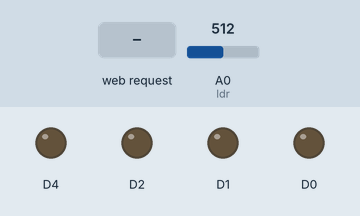
Simulated run of this sketch. Board: ESP8266 (NodeMCU). Parts: output pins drawn as LEDs (lit = HIGH). The test bench sets the inputs (shaded band); at power-on: A0 (ldr) = 512. WiFi joins after 1.5 s; servers stay silent unless stated; what the sketch prints to the serial monitor is not drawn.

Above: at 3.8 s.
3.9 s: HTTP request GET /main-on received
At 4.5 s:
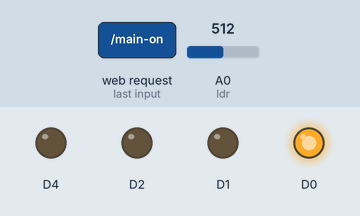
6.9 s: HTTP request GET /manual received
At 8.0 s:
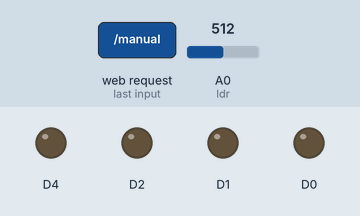
8.4 s: A0 (ldr) set to 209
9.9 s: A0 (ldr) set to 191
At 10.3 s:
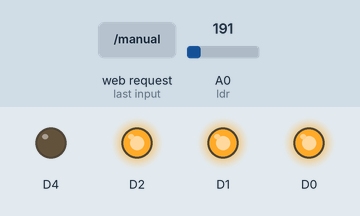
11.4 s: A0 (ldr) set to 210
At 12.6 s:
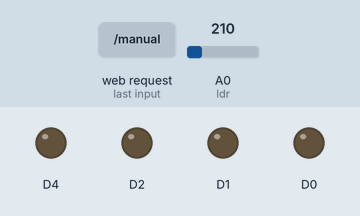
Timing chart, 0 to 13.9 s (numbered marks = the images above; inputs shaded):
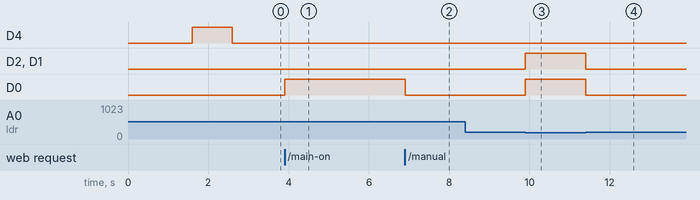

The sketch:

sih-1.ino
```cpp
#include <ESP8266WiFi.h>
#include <ESP8266WebServer.h>

/*Put WiFi SSID & Password*/
const char* ssid = "TJ";   // Enter SSID here
const char* password = "*123#143*"; // Enter Password here

ESP8266WebServer server(80);
const int ldr = A0;
bool LED_automan = LOW;
bool LED_main = LOW;
bool LED_sw1 = LOW;
bool LED_sw2 = LOW;
bool LED_sw3 = LOW;
// IPAddress staticIP(192,168,138,2); // Set your desired static IP address
// IPAddress gateway(192,168, 138, 1);    // Set your gateway IP address
// IPAddress subnet(255, 255, 255, 0);   // Set your subnet mask
void setup() {
  // put your setup code here, to run once:
  Serial.begin(9600);
  delay(100);
  pinMode(ldr,INPUT);
  pinMode(D0, OUTPUT);
  pinMode(D1, OUTPUT);
  pinMode(D2, OUTPUT);
  pinMode(D4, OUTPUT);
  Serial.println();
  Serial.print("Connecting to ");
  Serial.print(ssid);

  //connect to your local wi-fi network
  // WiFi.config(staticIP, gateway, subnet);
  WiFi.begin(ssid, password);

  //check NodeMCU is connected to Wi-fi network
  while (WiFi.status() != WL_CONNECTED) {
  delay(500);
  Serial.print(".");
  }
  Serial.println("");
  Serial.println("WiFi connected..!");
  Serial.print("Got IP: ");
  Serial.println(WiFi.localIP());
  digitalWrite(D4,HIGH);
  delay(1000);
  digitalWrite(D4,LOW);
  server.on("/", handle_OnConnect);
  server.on("/manual", handle_man);
  server.on("/automatic", handle_auto);
  server.on("/main-on", handle_mainon);
  server.on("/main-off", handle_mainoff);
  server.on("/sw1-on", handle_sw1on);
  server.on("/sw1-off", handle_sw1off);
  server.on("/sw2-on", handle_sw2on);
  server.on("/sw2-off", handle_sw2off);
  server.on("/sw3-on", handle_sw3on);
  server.on("/sw3-off", handle_sw3off);
  server.onNotFound(handle_NotFound);
  server.begin();
  Serial.println("HTTP Server Started");
}

void loop() {
  // put your main code here, to run repeatedly:
  server.handleClient();
  if(LED_automan){
    int ldrdata = analogRead(ldr);
    if(ldrdata<200){
    digitalWrite(D0,HIGH);
    digitalWrite(D1,HIGH);
    digitalWrite(D2,HIGH);
    }
    else{
    digitalWrite(D0,LOW);
    digitalWrite(D1,LOW);
    digitalWrite(D2,LOW);
    }
    // delay(1000);
  }
  else{
    if(LED_sw1)
    {
      digitalWrite(D0, HIGH);}
    else
    {
      digitalWrite(D0, LOW);
    }
    if(LED_sw2)
    {
      digitalWrite(D0, HIGH);}
    else
    {
      digitalWrite(D0, LOW);
    }
      if(LED_sw3)
    {
      digitalWrite(D0, HIGH);}
    else
    {
      digitalWrite(D0, LOW);
    }
  }
}

void handle_OnConnect() {
  LED_automan = LOW;
  Serial.println("Automatic: ON");
  server.send(200, "text/html", updateWebpage(LED_automan));
}

void handle_man() {
  LED_automan = HIGH;
  Serial.println("Manual: ON");
  server.send(200, "text/html", updateWebpage(LED_automan));
}

void handle_auto() {
  LED_automan = LOW;
  Serial.println("Automatic: ON");
  server.send(200, "text/html", updateWebpage(LED_automan));
}
void handle_mainon() {
  LED_main = HIGH;
  LED_sw1 = HIGH;
  LED_sw2 = HIGH;
  LED_sw3 = HIGH;
  Serial.println("Main: ON");
  server.send(200, "text/html", updateWebpage(LED_main));
}

void handle_mainoff() {
  LED_main = LOW;
  LED_sw1 = LOW;
  LED_sw2 = LOW;
  LED_sw3 = LOW;
  Serial.println("Main: OFF");
  server.send(200, "text/html", updateWebpage(LED_main));
}
void handle_sw1on() {
  LED_sw1 = HIGH;
  Serial.println("LED: ON");
  server.send(200, "text/html", updateWebpage(LED_sw1));
}

void handle_sw1off() {
  LED_sw1 = LOW;
  Serial.println("LED: OFF");
  server.send(200, "text/html", updateWebpage(LED_sw1));
}
void handle_sw2on() {
  LED_sw2 = HIGH;
  Serial.println("LED: ON");
  server.send(200, "text/html", updateWebpage(LED_sw2));
}

void handle_sw2off() {
  LED_sw2 = LOW;
  Serial.println("LED: OFF");
  server.send(200, "text/html", updateWebpage(LED_sw2));
}
void handle_sw3on() {
  LED_sw3 = HIGH;
  Serial.println("LED: ON");
  server.send(200, "text/html", updateWebpage(LED_sw3));
}

void handle_sw3off() {
  LED_sw3 = LOW;
  Serial.println("LED: OFF");
  server.send(200, "text/html", updateWebpage(LED_sw3));
}

void handle_NotFound(){
  server.send(404, "text/plain", "Not found");
}

String updateWebpage(uint8_t LEDstatus) {
  String ptr = "<!DOCTYPE html> <html>\n";
  ptr += "<head>\n";
  ptr += "<title>Automated Street Light System</title>\n";
  ptr += "<style>\n";
  ptr += ".center-horizontally{text-align: center;position: absolute;top: 0px;left: -500px;right: 0;bottom: 0;}\n";
  ptr += ".toggle-container {display: inline-block;position: relative;width: 200px;height: 40px;}\n";
  ptr += ".toggle-switch {position: absolute;top: 0;left: 0;right: 0;bottom: 0;background-color: hwb(88 20% 3%);border-radius: 100px;cursor: pointer;transition: background-color 0.3s;}\n";
  ptr += ".toggl-circle {position: absolute;height: 32px;width: 90px;left: 6px;right: 4px;top: 4px;background-color: white;border-radius: 100px;transition: transform 0.4s;}\n";
  ptr += ".toggle-label {position: absolute;top: 50%;transform: translateY(-50%);padding: 0 10px;font-size: 20px;}\n";
  ptr += ".toggle-label-left {left: 0;}\n";
  ptr += ".toggle-label-right {right: 0;}\n";
  ptr += ".toggle-container input:checked + .toggle-switch {background-color: hsl(29, 93%, 46%);}\n";
  ptr += ".toggle-container input:checked + .toggle-switch .toggl-circle {transform: translateX(100px);}\n";
  ptr += ".toggle-container input {display: none;}\n";
  ptr += ".manual-main-swicth{text-align: center;position: absolute;top: 130px;left: -400px;right: 0;bottom: 0;}\n";
  ptr += ".main-switch-container {display: inline-block;position: relative;width: 90px;height: 30px;}\n";
  ptr += ".main-toggle {position: absolute;top: 0;left: 0;right: 0;bottom: 0;background-color: hsl(0, 96%, 36%);border-radius: 50px;cursor: pointer;transition: background-color 0.3s;}\n";
  ptr += ".main-toggle-circle {position: absolute;height: 24px;width: 40px;left: 4px;right: 2px;top: 3px;background-color: white;border-radius: 100px;transition: transform 0.4s;}\n";
  ptr += ".main-switch-label {position: absolute;top: 50%;transform: translateY(-50%);padding: 0 9px;font-size: 18px;}\n";
  ptr += ".main-switch-label-left {left: 0;}\n";
  ptr += ".main-switch-label-right {right: 0;}\n";
  ptr += ".main-switch-container input:checked + .main-toggle {background-color: #2196F3;}\n";
  ptr += ".main-switch-container input:checked + .main-toggle .main-toggle-circle {transform: translateX(40px);}\n";
  ptr += ".main-switch-container input {display: none;}\n";
  ptr += ".street-1{position: absolute;left: 0px;}\n";
  ptr += ".street-2{position: absolute;left: 100px;}\n";
  ptr += ".street-3{position: absolute;left: 200px;}\n";
  ptr += ".switch-container {display: inline-block;position: relative;width: 80px;height: 30px;}\n";
  ptr += ".toggle {position: absolute;top: 0;left: 0;right: 0;bottom: 0;background-color: hsl(0, 96%, 36%);border-radius: 40px;cursor: pointer;transition: background-color 0.3s;}\n";
  ptr += ".toggle-circle {position: absolute;height: 24px;width: 38px;left: 4px;right: 2px;top: 3.3px;background-color: white;border-radius: 100px;transition: transform 0.4s;}\n";
  ptr += ".switch-label {position: absolute;top: 50%;transform: translateY(-50%);padding: 0 9px;font-size: 16px;}\n";
  ptr += ".switch-label-left {left: 0;}\n";
  ptr += ".switch-label-right {right: 0;}\n";
  ptr += ".switch-container input:checked + .toggle {background-color: #2196F3;}\n";
  ptr += ".switch-container input:checked + .toggle .toggle-circle {transform: translateX(35px);}\n";
  ptr += ".switch-container input {display: none;}\n";
  ptr += ".streets{text-align: center;position: absolute;top: 200px;left: 200px;right: 0;bottom: 0;}\n";
  ptr += "</style>\n";
  ptr += "</head>\n";
  ptr += "<body>\n";
  ptr += "<div class=\"project\">\n";
  ptr += "<div class=\"center-horizontally\">\n";
  ptr += "<h1>Automated Street Light System</h1>\n";
  ptr += "<label class=\"toggle-container\">\n";
 //automan
  if (LEDstatus == LED_automan && LEDstatus == LOW){
    ptr += "<input type=\"checkbox\" id=\"automan\" checked=\"checked\" onclick=\"window.location.href='/manual'\">\n";
  }
  else{
    ptr += "<input type=\"checkbox\" id=\"automan\" onclick=\"window.location.href='/automan'\">\n";
  }
  ptr += "<input type=\"checkbox\" id=\"automan\">\n";
  ptr += "<span class=\"toggle-switch\">\n";
  ptr += "<span class=\"toggl-circle\"></span>\n";
  ptr += "</span>\n";
  ptr += "<span class=\"toggle-label toggle-label-left\">Automatic</span>\n";
  ptr += "<span class=\"toggle-label toggle-label-right\">Manual</span>\n";
  ptr += "</label>\n";
  ptr += "</div>\n";
  ptr += "<div class=\"manual-main-swicth\">\n";
  ptr += "<label class=\"main-switch-container\">\n";
  //main
    if (LEDstatus == LED_main && LEDstatus == LOW){
    ptr += "<input type=\"checkbox\" id=\"main\" checked=\"checked\" onclick=\"window.location.href='/main-on'\">\n";
  }
  else{
    ptr += "<input type=\"checkbox\" id=\"main\" onclick=\"window.location.href='/main-off'\">\n";
  }
  //ptr += "<input type=\"checkbox\" id=\"main\">\n";
  ptr += "<span class=\"main-toggle\">\n";
  ptr += "<span class=\"main-toggle-circle\"></span>\n";
  ptr += "</span>\n";
  ptr += "<span class=\"main-switch-label main-switch-label-left\">OFF</span>\n";
  ptr += "<span class=\"main-switch-label main-switch-label-right\">ON</span>\n";
  ptr += "</label>\n";
  ptr += "</div>\n";
  ptr += "<div class=\"streets\">\n";
  ptr += "<div class=\"street-1\">\n";
  ptr += "<h2>Street-1</h2>\n";
  ptr += "<label class=\"switch-container\">\n";
  //sw1
  if (LEDstatus == LED_sw1 && LEDstatus == LOW){
    ptr += "<input type=\"checkbox\" id=\"switch1\" checked=\"checked\" onclick=\"window.location.href='/sw1-on'\">\n";
  }
  else{
    ptr += "<input type=\"checkbox\" id=\"switch1\" onclick=\"window.location.href='/sw1-off'\">\n";
  }
  //ptr += "<input type=\"checkbox\" id=\"switch1\">\n";
  ptr += "<span class=\"toggle\">\n";
  ptr += "<span class=\"toggle-circle\"></span>\n";
  ptr += "</span>\n";
  ptr += "<span class=\"switch-label switch-label-left\">OFF</span>\n";
  ptr += "<span class=\"switch-label switch-label-right\">ON</span>\n";
  ptr += "</label>\n";
  ptr += "</div>\n";
  ptr += "<div class=\"street-2\">\n";
  ptr += "<h2>Street-2</h2>\n";
  ptr += "<label class=\"switch-container\">\n";
  //sw2
    if (LEDstatus == LED_sw2 && LEDstatus == LOW){
    ptr += "<input type=\"checkbox\" id=\"switch2\" checked=\"checked\" onclick=\"window.location.href='/sw2-on'\">\n";
  }
  else{
    ptr += "<input type=\"checkbox\" id=\"switch2\" onclick=\"window.location.href='/sw2-off'\">\n";
  }
  //ptr += "<input type=\"checkbox\" id=\"switch2\">\n";
  ptr += "<span class=\"toggle\">\n";
  ptr += "<span class=\"toggle-circle\"></span>\n";
  ptr += "</span>\n";
  ptr += "<span class=\"switch-label switch-label-left\">OFF</span>\n";
  ptr += "<span class=\"switch-label switch-label-right\">ON</span>\n";
  ptr += "</label>\n";
  ptr += "</div>\n";
  ptr += "<div class=\"street-3\">\n";
  ptr += "<h2>Street-3</h2>\n";
  ptr += "<label class=\"switch-container\">\n";
  //sw3
    if (LEDstatus == LED_sw3 && LEDstatus == LOW){
    ptr += "<input type=\"checkbox\" id=\"switch3\" checked=\"checked\" onclick=\"window.location.href='/sw3-on'\">\n";
  }
  else{
    ptr += "<input type=\"checkbox\" id=\"switch3\" onclick=\"window.location.href='/sw3-off'\">\n";
  }
  //ptr += "<input type=\"checkbox\" id=\"switch3\">\n";
  ptr += "<span class=\"toggle\">\n";
  ptr += "<span class=\"toggle-circle\"></span>\n";
  ptr += "</span>\n";
  ptr += "<span class=\"switch-label switch-label-left\">OFF</span>\n";
  ptr += "<span class=\"switch-label switch-label-right\">ON</span>\n";
  ptr += "</label>\n";
  ptr += "</div>\n";
  ptr += "</div>\n";
  ptr += "</div>\n";
  ptr += "<script>\n";
  ptr += "const automan = document.getElementById(\"automan\");\n";
  ptr += "const main = document.getElementById(\"main\");\n";
  ptr += "const switch1 = document.getElementById(\"switch1\");\n";
  ptr += "const switch2 = document.getElementById(\"switch2\");\n";
  ptr += "const switch3 = document.getElementById(\"switch3\");\n";
  ptr += "main.disabled = true;\n";
  ptr += "switch1.disabled = true;\n";
  ptr += "switch2.disabled = true;\n";
  ptr += "switch3.disabled = true;\n";
 ptr += "automan.addEventListener(\"change\", () => {";
  ptr += "if (!automan.checked) {";
  ptr += "main.checked = false;";
  ptr += "switch1.checked = false;";
  ptr += "switch2.checked = false;";
  ptr += "switch3.checked = false;";
  ptr += "main.disabled = true;";
  ptr += "switch1.disabled = true;";
  ptr += "switch2.disabled = true;";
  ptr += "switch3.disabled = true;";
  ptr += "}";
  ptr += "else if(automan.checked) {";
  ptr += "main.disabled = false;";
  ptr += "switch1.disabled = true;";
  ptr += "switch2.disabled = true;";
  ptr += "switch3.disabled = true;";
  ptr += "}";
  ptr += "});\n";
  ptr += "main.addEventListener(\"change\", () => {";
  ptr += "if (main.checked) {";
  ptr += "  switch1.disabled = false;";
  ptr += "  switch2.disabled = false;";
  ptr += "  switch3.disabled = false;";
  ptr += "  switch1.checked = true;";
  ptr += "  switch2.checked = true;";
  ptr += "  switch3.checked = true;";
  ptr += "} else {";
  ptr += "  switch1.disabled = true;";
  ptr += "  switch2.disabled = true;";
  ptr += "  switch3.disabled = true;";
  ptr += "  switch1.checked = false;";
  ptr += "  switch2.checked = false;";
  ptr += "  switch3.checked = false;";
  ptr += "}";
  ptr += "});\n";
  /*ptr += "switch1.addEventListener(\"change\",()=>{if(switch1.checked){window.location.href=\"/sw1-on\";}else{window.location.href=\"/sw1-off\";}});\n";
  ptr += "switch2.addEventListener(\"change\",()=>{if(switch2.checked){window.location.href=\"/sw2-on\";}else{window.location.href=\"/sw2-off\";}});\n";
  ptr += "switch3.addEventListener(\"change\",()=>{if(switch3.checked){window.location.href=\"/sw3-on\";}else{window.location.href=\"/sw3-off\";}});\n";*/
  ptr += "</script>\n";
  ptr += "</body>\n";
  ptr += "</html>\n";
  /*ptr += "</head>\n";
  ptr += "<body>\n";
  ptr += "<h1>ESP8266 Web Server</h1>\n";
  ptr += "<h3>Using Station(STA) Mode</h3>\n";

  ptr += "<div class=\"toggle-container\">\n";
  ptr += "<p class=\"toggle-label\">RED LED</p>\n";
  ptr += "<label class=\"toggle-switch\">\n";
  if (LEDstatus) {
    ptr += "<input type=\"checkbox\" checked=\"checked\" onclick=\"window.location.href='/ledoff'\">\n";
  } else {
    ptr += "<input type=\"checkbox\" onclick=\"window.location.href='/ledon'\">\n";
  }
  ptr += "<span class=\"toggle-slider\"></span>\n";
  ptr += "</label>\n";
  ptr += "</div>\n";

  ptr += "</body>\n";
  ptr += "</html>\n";*/
  return ptr;
}
```

Measured:
- the behaviour switches between 200 and 199 on A0 (ldr) (found by bisection; images 2 and 3)
- after the input at 3.9 s, D0: LOW → HIGH at once
- after the input at 6.9 s, D0: HIGH → LOW at once
- after the input at 8.4 s, every drawn part: stays the same
- after the input at 9.9 s, D2, D1, D0: LOW → HIGH at once
- after the input at 11.4 s, D2, D1, D0: HIGH → LOW at once
